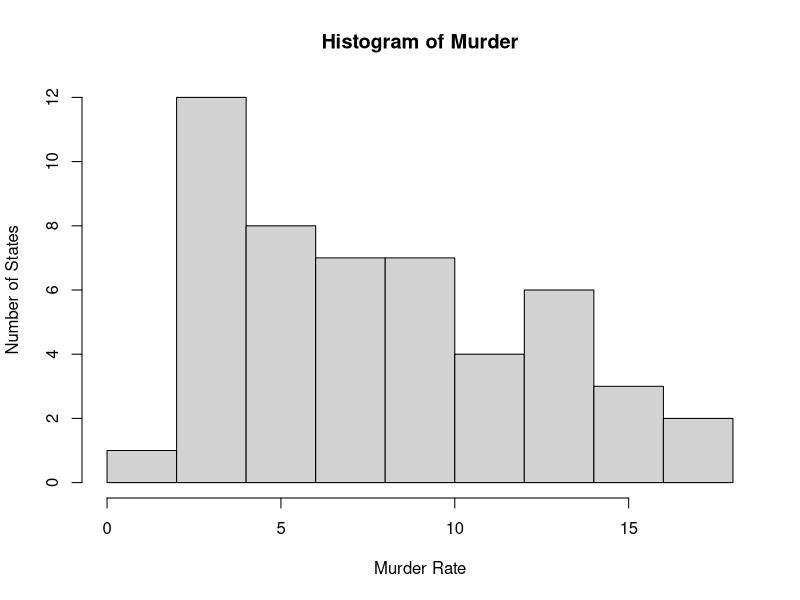
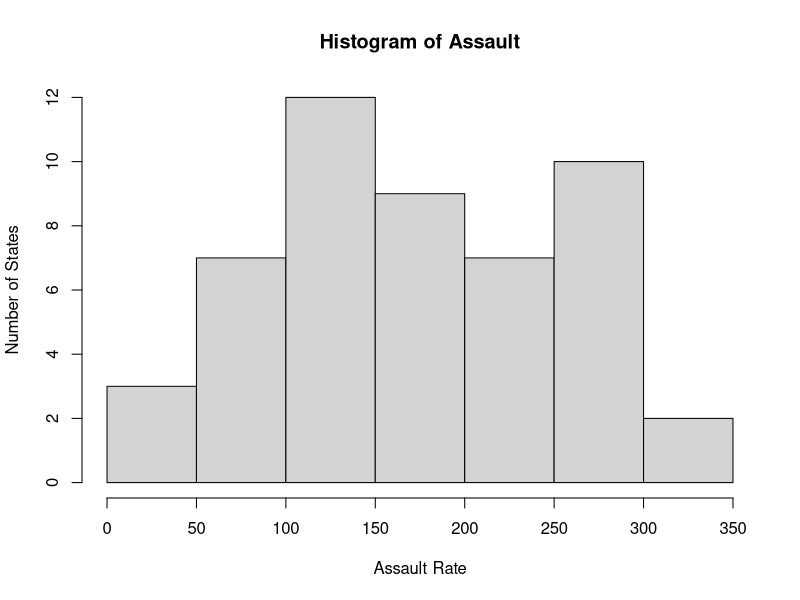
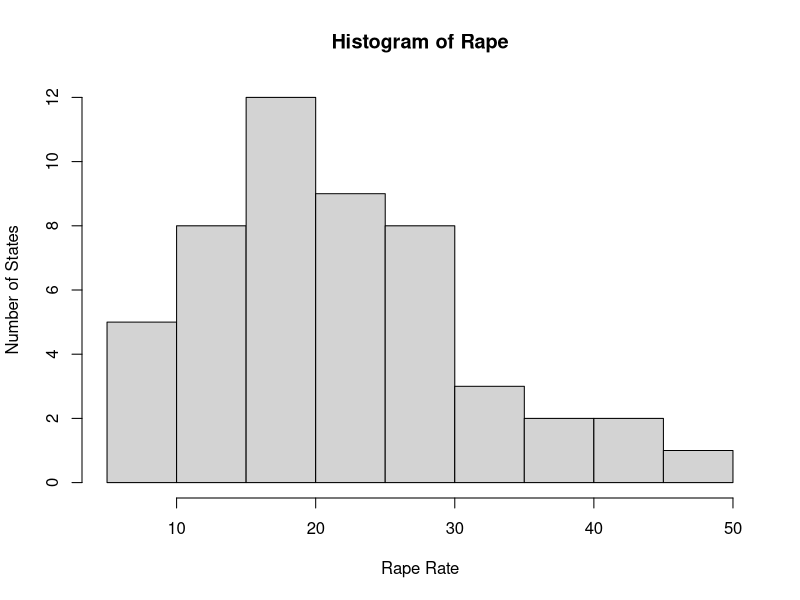
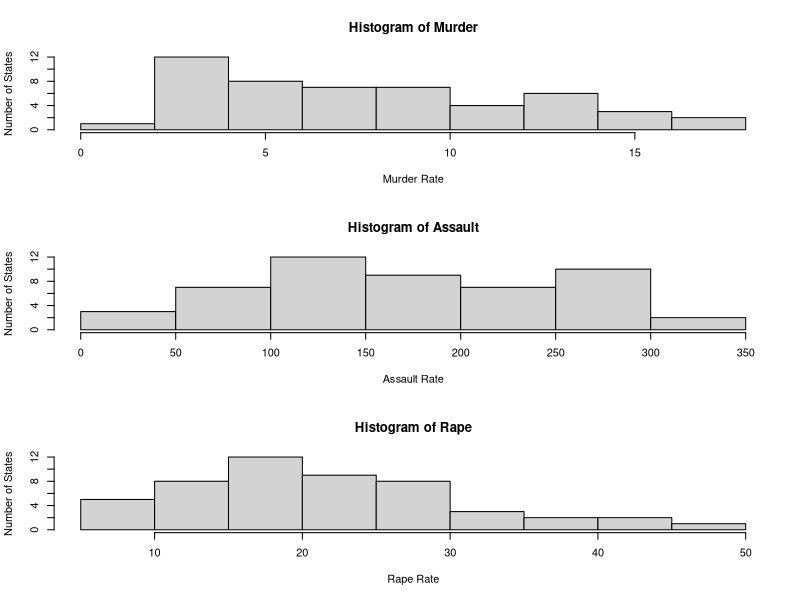
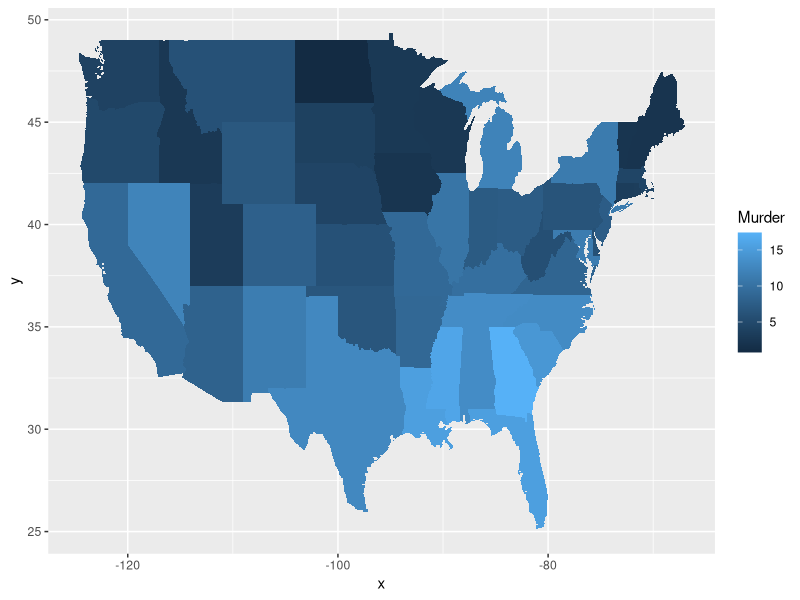

The R script that drew these images, in order:
## ---- chunk 1
library(datasets)
## ---- chunk 2
dat <- USArrests #renaming the data
## ---- chunk 3
dat$state <- tolower(rownames(USArrests))
## ---- chunk 4
names(dat)
## ---- chunk 5
hist(dat$Murder, main="Histogram of Murder", xlab="Murder Rate", ylab="Number of States")

## ---- chunk 6

## ---- chunk 7
hist(dat$Assault, main="Histogram of Assault", xlab="Assault Rate", ylab="Number of States")

hist(dat$Rape, main="Histogram of Rape", xlab="Rape Rate", ylab="Number of States")

par(mfrow=c(3,1))
hist(dat$Murder, main="Histogram of Murder", xlab="Murder Rate", ylab="Number of States")
hist(dat$Assault, main="Histogram of Assault", xlab="Assault Rate", ylab="Number of States") 
hist(dat$Rape, main="Histogram of Rape", xlab="Rape Rate", ylab="Number of States")
## ---- chunk 8
library(maps) 
library(ggplot2) 

ggplot(dat, aes(map_id=state, fill=Murder)) + 
  geom_map(map=map_data("state")) + 
  expand_limits(x=map_data("state")$long, y=map_data("state")$lat)
